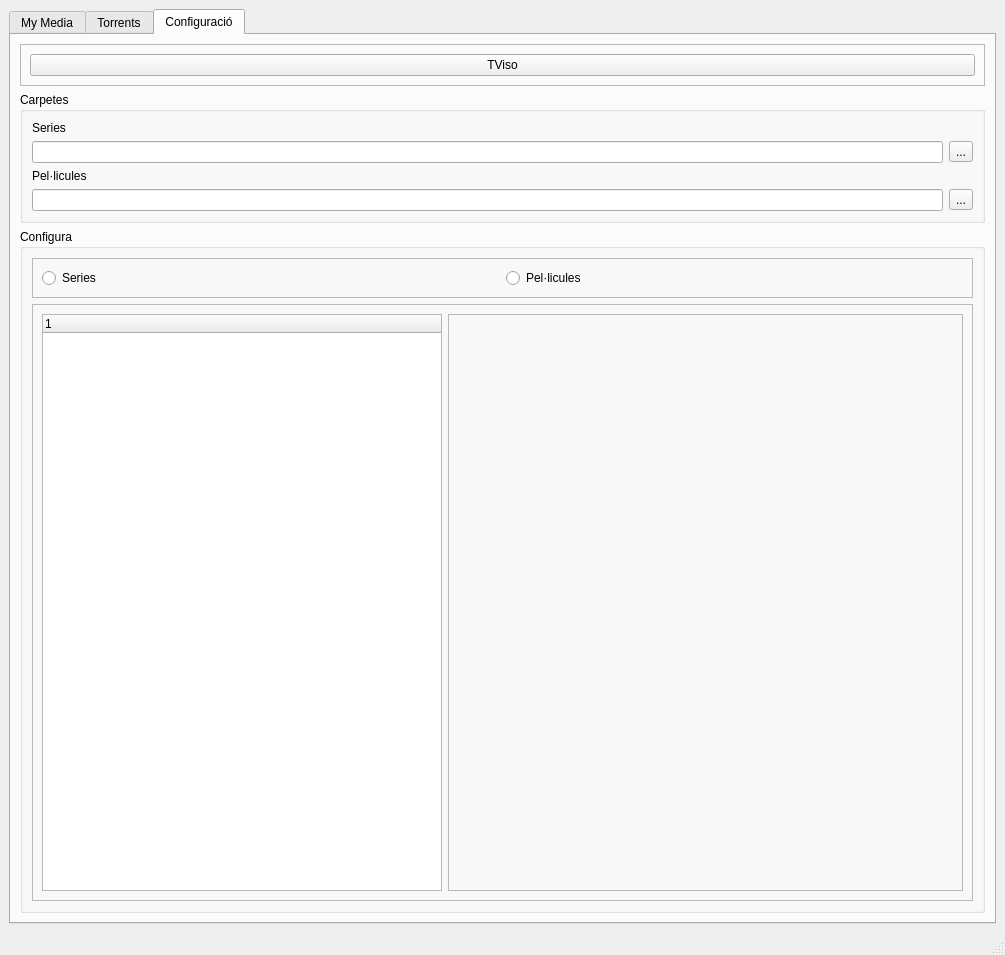
<?xml version="1.0" encoding="UTF-8"?>
<ui version="4.0">
 <class>MainWindow</class>
 <widget class="QMainWindow" name="MainWindow">
  <property name="geometry">
   <rect>
    <x>0</x>
    <y>0</y>
    <width>1005</width>
    <height>955</height>
   </rect>
  </property>
  <property name="windowTitle">
   <string>troçDeManta</string>
  </property>
  <widget class="QWidget" name="centralwidget">
   <layout class="QGridLayout" name="gridLayout_2">
    <item row="0" column="0">
     <widget class="QTabWidget" name="conf">
      <property name="enabled">
       <bool>true</bool>
      </property>
      <property name="maximumSize">
       <size>
        <width>16777215</width>
        <height>16777215</height>
       </size>
      </property>
      <property name="baseSize">
       <size>
        <width>2</width>
        <height>0</height>
       </size>
      </property>
      <property name="currentIndex">
       <number>2</number>
      </property>
      <widget class="QWidget" name="tab_2">
       <attribute name="title">
        <string>My Media</string>
       </attribute>
       <layout class="QGridLayout" name="gridLayout_5">
        <item row="0" column="0">
         <widget class="QFrame" name="frame_2">
          <property name="frameShape">
           <enum>QFrame::StyledPanel</enum>
          </property>
          <property name="frameShadow">
           <enum>QFrame::Raised</enum>
          </property>
          <layout class="QGridLayout" name="gridLayout_7">
           <item row="5" column="1">
            <widget class="QGroupBox" name="gb_tipus">
             <property name="title">
              <string>Tipus</string>
             </property>
             <property name="flat">
              <bool>false</bool>
             </property>
             <layout class="QGridLayout" name="gridLayout_16" columnstretch="0,0,0,0">
              <item row="0" column="3">
               <widget class="QCheckBox" name="cb_4">
                <property name="text">
                 <string>Programa TV</string>
                </property>
               </widget>
              </item>
              <item row="0" column="0">
               <widget class="QCheckBox" name="cb_1">
                <property name="text">
                 <string>Serie TV</string>
                </property>
               </widget>
              </item>
              <item row="0" column="1">
               <widget class="QCheckBox" name="cb_2">
                <property name="text">
                 <string>Pel·licula</string>
                </property>
               </widget>
              </item>
              <item row="0" column="2">
               <widget class="QCheckBox" name="cb_3">
                <property name="text">
                 <string>Documental</string>
                </property>
               </widget>
              </item>
             </layout>
            </widget>
           </item>
           <item row="0" column="1">
            <layout class="QHBoxLayout" name="horizontalLayout">
             <item>
              <widget class="QPushButton" name="btn_busca_media">
               <property name="text">
                <string>Busca</string>
               </property>
              </widget>
             </item>
             <item>
              <widget class="QLineEdit" name="line_busca_media"/>
             </item>
            </layout>
           </item>
           <item row="3" column="1">
            <widget class="QGroupBox" name="groupBox">
             <property name="sizePolicy">
              <sizepolicy hsizetype="Preferred" vsizetype="Preferred">
               <horstretch>2</horstretch>
               <verstretch>0</verstretch>
              </sizepolicy>
             </property>
             <property name="title">
              <string>LLista</string>
             </property>
             <layout class="QGridLayout" name="gridLayout_8" rowstretch="0">
              <item row="0" column="0">
               <widget class="QRadioButton" name="radioLocal">
                <property name="text">
                 <string>Les meus videos</string>
                </property>
                <property name="checkable">
                 <bool>true</bool>
                </property>
                <property name="checked">
                 <bool>false</bool>
                </property>
               </widget>
              </item>
              <item row="0" column="3">
               <widget class="QRadioButton" name="radioGlobal">
                <property name="text">
                 <string>Online</string>
                </property>
               </widget>
              </item>
             </layout>
            </widget>
           </item>
          </layout>
         </widget>
        </item>
        <item row="1" column="0">
         <widget class="QFrame" name="frame_3">
          <property name="frameShape">
           <enum>QFrame::StyledPanel</enum>
          </property>
          <property name="frameShadow">
           <enum>QFrame::Raised</enum>
          </property>
          <layout class="QGridLayout" name="gridLayout_6">
           <item row="2" column="5">
            <widget class="QGroupBox" name="groupBox_3">
             <property name="title">
              <string>Informació</string>
             </property>
             <property name="flat">
              <bool>false</bool>
             </property>
             <property name="checkable">
              <bool>false</bool>
             </property>
             <layout class="QGridLayout" name="gridLayout_10">
              <item row="1" column="0">
               <widget class="QFrame" name="frame_5">
                <property name="frameShape">
                 <enum>QFrame::StyledPanel</enum>
                </property>
                <property name="frameShadow">
                 <enum>QFrame::Raised</enum>
                </property>
                <layout class="QGridLayout" name="gridLayout_12">
                 <item row="0" column="0">
                  <widget class="QTreeWidget" name="treeEpisodis">
                   <property name="minimumSize">
                    <size>
                     <width>0</width>
                     <height>200</height>
                    </size>
                   </property>
                   <property name="alternatingRowColors">
                    <bool>true</bool>
                   </property>
                   <property name="allColumnsShowFocus">
                    <bool>false</bool>
                   </property>
                   <property name="wordWrap">
                    <bool>true</bool>
                   </property>
                   <column>
                    <property name="text">
                     <string>Season</string>
                    </property>
                   </column>
                   <column>
                    <property name="text">
                     <string>Episode</string>
                    </property>
                   </column>
                   <column>
                    <property name="text">
                     <string>Name</string>
                    </property>
                   </column>
                  </widget>
                 </item>
                </layout>
               </widget>
              </item>
              <item row="0" column="0">
               <widget class="QFrame" name="frame_4">
                <property name="frameShape">
                 <enum>QFrame::StyledPanel</enum>
                </property>
                <property name="frameShadow">
                 <enum>QFrame::Raised</enum>
                </property>
                <layout class="QGridLayout" name="gridLayout_11">
                 <item row="1" column="1">
                  <widget class="QFrame" name="frame_6">
                   <property name="frameShape">
                    <enum>QFrame::StyledPanel</enum>
                   </property>
                   <property name="frameShadow">
                    <enum>QFrame::Raised</enum>
                   </property>
                   <layout class="QGridLayout" name="gridLayout_13">
                    <item row="0" column="0">
                     <widget class="QLabel" name="labelTitol">
                      <property name="maximumSize">
                       <size>
                        <width>16777215</width>
                        <height>20</height>
                       </size>
                      </property>
                      <property name="font">
                       <font>
                        <pointsize>20</pointsize>
                       </font>
                      </property>
                      <property name="text">
                       <string>Titol...</string>
                      </property>
                     </widget>
                    </item>
                    <item row="1" column="0">
                     <widget class="QLabel" name="labelEpisodi">
                      <property name="maximumSize">
                       <size>
                        <width>16777215</width>
                        <height>25</height>
                       </size>
                      </property>
                      <property name="font">
                       <font>
                        <pointsize>15</pointsize>
                       </font>
                      </property>
                      <property name="text">
                       <string/>
                      </property>
                     </widget>
                    </item>
                    <item row="3" column="0">
                     <widget class="QLabel" name="labelRating">
                      <property name="text">
                       <string/>
                      </property>
                     </widget>
                    </item>
                    <item row="2" column="0">
                     <widget class="QTextBrowser" name="labelSinopsi">
                      <property name="minimumSize">
                       <size>
                        <width>200</width>
                        <height>0</height>
                       </size>
                      </property>
                      <property name="maximumSize">
                       <size>
                        <width>300</width>
                        <height>16777215</height>
                       </size>
                      </property>
                     </widget>
                    </item>
                   </layout>
                  </widget>
                 </item>
                 <item row="1" column="2">
                  <widget class="QFrame" name="frame_7">
                   <property name="frameShape">
                    <enum>QFrame::StyledPanel</enum>
                   </property>
                   <property name="frameShadow">
                    <enum>QFrame::Raised</enum>
                   </property>
                   <layout class="QGridLayout" name="gridLayout_14">
                    <item row="0" column="0">
                     <widget class="QLabel" name="labelImatge">
                      <property name="minimumSize">
                       <size>
                        <width>200</width>
                        <height>300</height>
                       </size>
                      </property>
                      <property name="maximumSize">
                       <size>
                        <width>300</width>
                        <height>400</height>
                       </size>
                      </property>
                      <property name="text">
                       <string/>
                      </property>
                     </widget>
                    </item>
                   </layout>
                  </widget>
                 </item>
                </layout>
               </widget>
              </item>
             </layout>
            </widget>
           </item>
           <item row="2" column="0">
            <layout class="QVBoxLayout" name="verticalLayout">
             <item>
              <widget class="QPushButton" name="btnAddShow">
               <property name="text">
                <string>Afegir</string>
               </property>
              </widget>
             </item>
             <item>
              <widget class="QPushButton" name="btnDeleteShow">
               <property name="text">
                <string>Borrar</string>
               </property>
              </widget>
             </item>
             <item>
              <layout class="QHBoxLayout" name="horizontalLayout_2">
               <item>
                <widget class="QLineEdit" name="lineFiltra"/>
               </item>
               <item>
                <widget class="QPushButton" name="btn_blank">
                 <property name="maximumSize">
                  <size>
                   <width>30</width>
                   <height>16777215</height>
                  </size>
                 </property>
                 <property name="text">
                  <string>X</string>
                 </property>
                </widget>
               </item>
              </layout>
             </item>
             <item>
              <widget class="QTreeWidget" name="listShows">
               <property name="minimumSize">
                <size>
                 <width>300</width>
                 <height>0</height>
                </size>
               </property>
               <property name="tabKeyNavigation">
                <bool>false</bool>
               </property>
               <property name="alternatingRowColors">
                <bool>true</bool>
               </property>
               <property name="sortingEnabled">
                <bool>true</bool>
               </property>
               <property name="headerHidden">
                <bool>true</bool>
               </property>
               <column>
                <property name="text">
                 <string notr="true">TViso_id</string>
                </property>
               </column>
               <column>
                <property name="text">
                 <string>Name</string>
                </property>
               </column>
               <column>
                <property name="text">
                 <string>Type</string>
                </property>
               </column>
               <item>
                <property name="text">
                 <string>43523</string>
                </property>
                <property name="text">
                 <string>sagf</string>
                </property>
                <property name="text">
                 <string>2</string>
                </property>
               </item>
               <item>
                <property name="text">
                 <string>34252</string>
                </property>
                <property name="text">
                 <string>sgsag</string>
                </property>
                <property name="text">
                 <string>1</string>
                </property>
               </item>
               <item>
                <property name="text">
                 <string>34234</string>
                </property>
                <property name="text">
                 <string>gfjhkg</string>
                </property>
                <property name="text">
                 <string>2</string>
                </property>
               </item>
               <item>
                <property name="text">
                 <string>3256</string>
                </property>
                <property name="text">
                 <string>safga</string>
                </property>
                <property name="text">
                 <string>1</string>
                </property>
               </item>
              </widget>
             </item>
            </layout>
           </item>
          </layout>
         </widget>
        </item>
       </layout>
      </widget>
      <widget class="QWidget" name="tab">
       <attribute name="title">
        <string>Torrents</string>
       </attribute>
       <layout class="QGridLayout" name="gridLayout_3">
        <item row="0" column="1">
         <layout class="QGridLayout" name="gridLayout">
          <item row="0" column="0">
           <widget class="QLineEdit" name="text_busqueda">
            <property name="minimumSize">
             <size>
              <width>150</width>
              <height>0</height>
             </size>
            </property>
            <property name="maximumSize">
             <size>
              <width>400</width>
              <height>16777215</height>
             </size>
            </property>
           </widget>
          </item>
          <item row="1" column="0">
           <widget class="QPushButton" name="buto_busqueda">
            <property name="text">
             <string>Busca</string>
            </property>
           </widget>
          </item>
          <item row="0" column="1">
           <widget class="QComboBox" name="comboMotors"/>
          </item>
          <item row="1" column="1">
           <widget class="QGroupBox" name="groupBox_4">
            <property name="title">
             <string>Opcions</string>
            </property>
            <layout class="QGridLayout" name="gridLayout_9">
             <item row="1" column="3">
              <widget class="QLineEdit" name="lineEdit_3"/>
             </item>
             <item row="0" column="0">
              <widget class="QCheckBox" name="check_series">
               <property name="text">
                <string>Serie</string>
               </property>
              </widget>
             </item>
             <item row="1" column="2">
              <widget class="QLabel" name="label_2">
               <property name="text">
                <string>Sense</string>
               </property>
              </widget>
             </item>
             <item row="0" column="3">
              <widget class="QLineEdit" name="lineEdit_2"/>
             </item>
             <item row="0" column="2">
              <widget class="QLabel" name="label">
               <property name="text">
                <string>Amb</string>
               </property>
              </widget>
             </item>
            </layout>
           </widget>
          </item>
         </layout>
        </item>
        <item row="1" column="1">
         <widget class="QFrame" name="frameBaix">
          <property name="frameShape">
           <enum>QFrame::StyledPanel</enum>
          </property>
          <property name="frameShadow">
           <enum>QFrame::Raised</enum>
          </property>
          <layout class="QGridLayout" name="gridLayout_4">
           <property name="sizeConstraint">
            <enum>QLayout::SetNoConstraint</enum>
           </property>
           <item row="0" column="0">
            <widget class="QTreeWidget" name="treeResultat">
             <property name="minimumSize">
              <size>
               <width>200</width>
               <height>0</height>
              </size>
             </property>
             <property name="maximumSize">
              <size>
               <width>16777215</width>
               <height>16777215</height>
              </size>
             </property>
             <column>
              <property name="text">
               <string>NOM</string>
              </property>
             </column>
             <column>
              <property name="text">
               <string>URL</string>
              </property>
             </column>
            </widget>
           </item>
           <item row="0" column="3">
            <widget class="QGroupBox" name="groupBox_2">
             <property name="title">
              <string>Informació</string>
             </property>
             <property name="flat">
              <bool>false</bool>
             </property>
             <property name="checkable">
              <bool>false</bool>
             </property>
             <layout class="QGridLayout" name="gridLayout_15">
              <item row="1" column="0">
               <widget class="QLabel" name="label_4">
                <property name="text">
                 <string>TextLabel</string>
                </property>
               </widget>
              </item>
              <item row="0" column="0">
               <widget class="QLabel" name="label_3">
                <property name="text">
                 <string>Torrent</string>
                </property>
               </widget>
              </item>
              <item row="0" column="1">
               <widget class="QPushButton" name="btnDownload">
                <property name="text">
                 <string>Descarrega</string>
                </property>
               </widget>
              </item>
             </layout>
            </widget>
           </item>
           <item row="0" column="2">
            <widget class="Line" name="line">
             <property name="cursor">
              <cursorShape>SplitHCursor</cursorShape>
             </property>
             <property name="orientation">
              <enum>Qt::Vertical</enum>
             </property>
            </widget>
           </item>
          </layout>
         </widget>
        </item>
       </layout>
      </widget>
      <widget class="QWidget" name="tab_conf">
       <attribute name="title">
        <string>Configuració</string>
       </attribute>
       <layout class="QVBoxLayout" name="verticalLayout_2">
        <item>
         <widget class="QFrame" name="frame_10">
          <property name="minimumSize">
           <size>
            <width>0</width>
            <height>0</height>
           </size>
          </property>
          <property name="maximumSize">
           <size>
            <width>16777215</width>
            <height>200</height>
           </size>
          </property>
          <property name="frameShape">
           <enum>QFrame::StyledPanel</enum>
          </property>
          <property name="frameShadow">
           <enum>QFrame::Raised</enum>
          </property>
          <layout class="QHBoxLayout" name="horizontalLayout_5">
           <item>
            <widget class="QPushButton" name="btn_tviso">
             <property name="toolTip">
              <string>&lt;html&gt;&lt;head/&gt;&lt;body&gt;&lt;p&gt;Configura Usuari i Contrasenya de TViso&lt;/p&gt;&lt;/body&gt;&lt;/html&gt;</string>
             </property>
             <property name="text">
              <string>TViso</string>
             </property>
            </widget>
           </item>
          </layout>
         </widget>
        </item>
        <item>
         <layout class="QHBoxLayout" name="horizontalLayout_4">
          <item>
           <widget class="QGroupBox" name="groupBox_5">
            <property name="maximumSize">
             <size>
              <width>16777215</width>
              <height>200</height>
             </size>
            </property>
            <property name="title">
             <string>Carpetes</string>
            </property>
            <layout class="QGridLayout" name="gridLayout_18">
             <item row="1" column="0">
              <widget class="QLineEdit" name="line_series"/>
             </item>
             <item row="3" column="0">
              <widget class="QLineEdit" name="line_pelis"/>
             </item>
             <item row="0" column="0">
              <widget class="QLabel" name="label_5">
               <property name="text">
                <string>Series</string>
               </property>
              </widget>
             </item>
             <item row="2" column="0">
              <widget class="QLabel" name="label_6">
               <property name="text">
                <string>Pel·licules</string>
               </property>
              </widget>
             </item>
             <item row="1" column="1">
              <widget class="QToolButton" name="btn_dirSeries">
               <property name="maximumSize">
                <size>
                 <width>30</width>
                 <height>16777215</height>
                </size>
               </property>
               <property name="text">
                <string>...</string>
               </property>
              </widget>
             </item>
             <item row="3" column="1">
              <widget class="QToolButton" name="btn_dirPelis">
               <property name="maximumSize">
                <size>
                 <width>30</width>
                 <height>16777215</height>
                </size>
               </property>
               <property name="text">
                <string>...</string>
               </property>
              </widget>
             </item>
            </layout>
           </widget>
          </item>
         </layout>
        </item>
        <item>
         <widget class="QGroupBox" name="groupBox_6">
          <property name="title">
           <string>Configura </string>
          </property>
          <layout class="QVBoxLayout" name="verticalLayout_3">
           <item>
            <widget class="QFrame" name="frame_9">
             <property name="frameShape">
              <enum>QFrame::StyledPanel</enum>
             </property>
             <property name="frameShadow">
              <enum>QFrame::Raised</enum>
             </property>
             <layout class="QGridLayout" name="gridLayout_17">
              <item row="0" column="1">
               <widget class="QRadioButton" name="radioButton">
                <property name="text">
                 <string>Pel·licules</string>
                </property>
               </widget>
              </item>
              <item row="0" column="0">
               <widget class="QRadioButton" name="radioButton_2">
                <property name="text">
                 <string>Series</string>
                </property>
               </widget>
              </item>
             </layout>
            </widget>
           </item>
           <item>
            <widget class="QFrame" name="frame">
             <property name="frameShape">
              <enum>QFrame::StyledPanel</enum>
             </property>
             <property name="frameShadow">
              <enum>QFrame::Raised</enum>
             </property>
             <layout class="QHBoxLayout" name="horizontalLayout_3">
              <item>
               <widget class="QTreeWidget" name="treeWidget">
                <property name="maximumSize">
                 <size>
                  <width>400</width>
                  <height>16777215</height>
                 </size>
                </property>
                <column>
                 <property name="text">
                  <string notr="true">1</string>
                 </property>
                </column>
               </widget>
              </item>
              <item>
               <widget class="QFrame" name="frame_8">
                <property name="frameShape">
                 <enum>QFrame::StyledPanel</enum>
                </property>
                <property name="frameShadow">
                 <enum>QFrame::Raised</enum>
                </property>
               </widget>
              </item>
             </layout>
            </widget>
           </item>
          </layout>
         </widget>
        </item>
       </layout>
      </widget>
     </widget>
    </item>
   </layout>
  </widget>
  <widget class="QStatusBar" name="statusbar"/>
  <widget class="QMenuBar" name="menubar">
   <property name="geometry">
    <rect>
     <x>0</x>
     <y>0</y>
     <width>1005</width>
     <height>25</height>
    </rect>
   </property>
  </widget>
 </widget>
 <resources/>
 <connections>
  <connection>
   <sender>radioGlobal</sender>
   <signal>toggled(bool)</signal>
   <receiver>btnAddShow</receiver>
   <slot>setEnabled(bool)</slot>
   <hints>
    <hint type="sourcelabel">
     <x>929</x>
     <y>154</y>
    </hint>
    <hint type="destinationlabel">
     <x>607</x>
     <y>155</y>
    </hint>
   </hints>
  </connection>
  <connection>
   <sender>radioGlobal</sender>
   <signal>toggled(bool)</signal>
   <receiver>btnDeleteShow</receiver>
   <slot>setDisabled(bool)</slot>
   <hints>
    <hint type="sourcelabel">
     <x>970</x>
     <y>154</y>
    </hint>
    <hint type="destinationlabel">
     <x>728</x>
     <y>155</y>
    </hint>
   </hints>
  </connection>
  <connection>
   <sender>radioLocal</sender>
   <signal>toggled(bool)</signal>
   <receiver>btnDeleteShow</receiver>
   <slot>setEnabled(bool)</slot>
   <hints>
    <hint type="sourcelabel">
     <x>245</x>
     <y>154</y>
    </hint>
    <hint type="destinationlabel">
     <x>728</x>
     <y>155</y>
    </hint>
   </hints>
  </connection>
  <connection>
   <sender>radioLocal</sender>
   <signal>toggled(bool)</signal>
   <receiver>btnAddShow</receiver>
   <slot>setDisabled(bool)</slot>
   <hints>
    <hint type="sourcelabel">
     <x>245</x>
     <y>154</y>
    </hint>
    <hint type="destinationlabel">
     <x>487</x>
     <y>155</y>
    </hint>
   </hints>
  </connection>
  <connection>
   <sender>radioGlobal</sender>
   <signal>toggled(bool)</signal>
   <receiver>treeEpisodis</receiver>
   <slot>hide()</slot>
   <hints>
    <hint type="sourcelabel">
     <x>724</x>
     <y>152</y>
    </hint>
    <hint type="destinationlabel">
     <x>687</x>
     <y>665</y>
    </hint>
   </hints>
  </connection>
  <connection>
   <sender>radioLocal</sender>
   <signal>toggled(bool)</signal>
   <receiver>treeEpisodis</receiver>
   <slot>show()</slot>
   <hints>
    <hint type="sourcelabel">
     <x>270</x>
     <y>152</y>
    </hint>
    <hint type="destinationlabel">
     <x>687</x>
     <y>665</y>
    </hint>
   </hints>
  </connection>
 </connections>
</ui>
